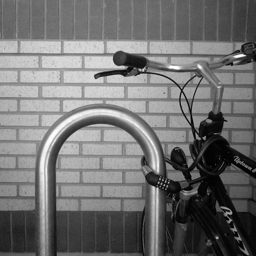
%> input picture DIP/NONLINEAR FILTERING/croppedBike.png, 256 x 256 px
$ octave Nonlinear_Filtering.m   (GNU Octave 9; MATLAB toolbox functions it lacks are replaced by stand-ins)
%> lines starting %> are read from the running program, lines starting %| are printed output that depends on the picture
### DIP/NONLINEAR FILTERING/soft_coring.m
function y = soft_coring(x,gamma,tau,scaling)

y = x .* (1 - exp(-((abs(x)./tau).^gamma)));
y = scaling * y;

### DIP/NONLINEAR FILTERING/Nonlinear_Filtering.m
% EE368/CS232 Digital Image Processing
% Bernd Girod
% Department of Electrical Engineering, Stanford University

% Script by Qiyuan Tian and David Chen
% Nonlinear noise reduction/sharpening

clear, clc; % close all;

% Load test image
img = double(imread('croppedBike.png'));
%> img: size 256x256 double; min 0, max 255, mean 113.2; mean of the top-left, top-right, bottom-left and bottom-right quarters 155.5, 117, 117.8, 62.5
% img = double(imread('cman.tif'));
figure(1); imshow(img,[0 255]); title('Original Image');

% Blur the image
kernel_avg = [1 2 1]' * [1 2 1];
kernel_avg = kernel_avg / sum(kernel_avg(:));
img = imfilter(img,kernel_avg,'replicate','conv');
figure(2); imshow(img,[0 255]); title('Blurred Image');
imwrite(uint8(img),'Nonlinear_Filtering_blurred.tif');

% Add noise
noise_var = 16;
noise = (rand(size(img))-0.5)/sqrt(1/12)*sqrt(noise_var);
img = img + noise;
figure(3); imshow(img,[0 255]); title('Blurry Noisy Image');
imwrite(uint8(img),'Nonlinear_Filtering_blurred_noisy.tif');

img_low = imfilter(img,kernel_avg,'replicate','conv');
img_low_low = imfilter(img_low,kernel_avg,'replicate','conv');

% Generate high-pass-filtered images
kernel1 = [-0.5 1 -0.5]; kernel1 = kernel1 / sum(abs(kernel1(:)));
kernel2 = [-0.5; 1; -0.5]; kernel2 = kernel2 / sum(abs(kernel2(:)));
kernel3 = [-0.5 0 0; 0 1 0; 0 0 -0.5]; kernel3 = kernel3 / sum(abs(kernel3(:)));
kernel4 = [0 0 -0.5; 0 1 0; -0.5 0 0]; kernel4 = kernel4 / sum(abs(kernel4(:)));
H1 = imfilter(img,kernel1,'replicate','conv');
H2 = imfilter(img,kernel2,'replicate','conv');
H3 = imfilter(img,kernel3,'replicate','conv');
H4 = imfilter(img,kernel4,'replicate','conv');

% Parameters for soft coring
gamma = 2;
tau = 10;
scaling = 3;

% Show soft coring function
figure(4); clf; set(gcf, 'Color', 'w');
h = plot(-100:0.5:100,soft_coring(-100:0.5:100,gamma,tau,scaling),'r','linewidth',3);
set(h, 'LineSmoothing', 'on');
hold on;
% [4 lines of commented-out code are left out]
axis([-100 100 -300 300]); axis square;
hold on; plot(zeros(1,601),[-300:300],'k','linewidth',1);
hold on; plot([-100:100],zeros(1,201),'k','linewidth',1);
set(gca,'FontSize',12,'XTick',[-50:10:50]);
axis equal;
axis([-50 50 -50 50]);
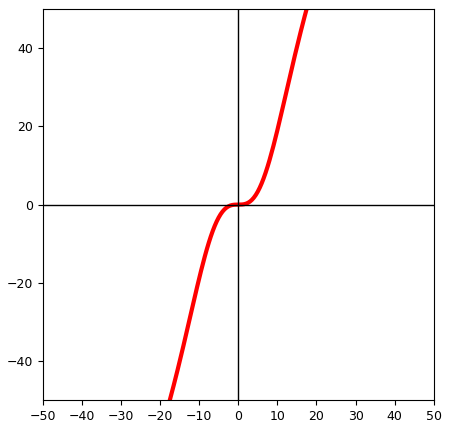
%> figure redrawn from the program's plot data; curve peaks at x = 100, y = 300, above the top of the axes

% Perform soft coring on high-pass images
H1t = soft_coring(H1,gamma,tau,scaling);
H2t = soft_coring(H2,gamma,tau,scaling);
%> call 3 of soft_coring, with gamma = 2, tau = 10, scaling = 3
%> in soft_coring (call 3), `y = x .* (1 - exp(-((abs(x)./tau).^gamma)));`:
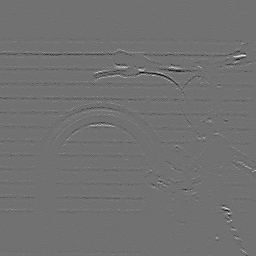
%> y: size 256x256 double; min -21.39, max 26.68, mean 0; drawn with min black and max white
H3t = soft_coring(H3,gamma,tau,scaling);
H4t = soft_coring(H4,gamma,tau,scaling);

% Generate the denoised and sharpened image
alpha = 0.5;
img1 = img - (H1+H2+H3+H4)*alpha + (H1t+H2t+H3t+H4t)*alpha;
imwrite(uint8(img1),'Nonlinear_Filtering_denoised_sharpened.tif');
img2 = img - (H1+H2+H3+H4)*alpha + (H1t+H2t+H3t+H4t)*0/9;
imwrite(uint8(img2),'Nonlinear_Filtering_denoised_blurred.tif');
img3 = img - (H1+H2+H3+H4)*0/9 + (H1+H2+H3+H4)*alpha;
imwrite(uint8(img3),'Nonlinear_Filtering_noisy_sharpened.tif');
figure(5); imshow(img1,[0 255]); title('Denoised and Sharpened');
figure(6); imshow(img2,[0 255]); title('Lowpass Filtered')
figure(7); imshow(img3,[0 255]); title('Sharpened');

% Save high pass results
max_value = max(log(abs([H1t(:); H2t(:); H3t(:); H4t(:)])));
%> max_value = 4.73
imwrite(uint8(log(abs(H1))/max_value*255),'H1.tif');
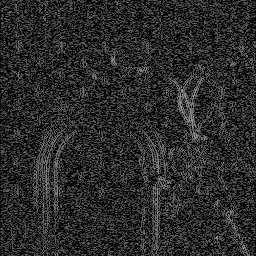
%> saved as H1.tif: size 256x256 uint8; min 0, max 167, mean 39.5
imwrite(uint8(log(abs(H2))/max_value*255),'H2.tif');
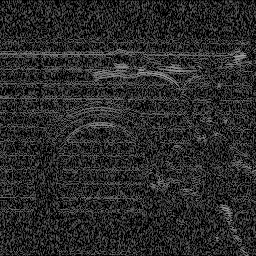
%> saved as H2.tif: size 256x256 uint8; min 0, max 177, mean 41.5
imwrite(uint8(log(abs(H3))/max_value*255),'H3.tif');
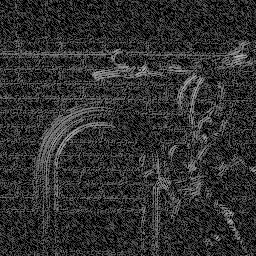
%> saved as H3.tif: size 256x256 uint8; min 0, max 185, mean 47.4
imwrite(uint8(log(abs(H4))/max_value*255),'H4.tif');
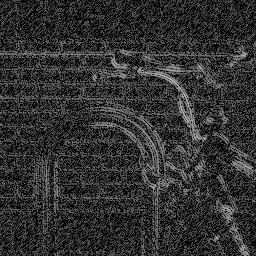
%> saved as H4.tif: size 256x256 uint8; min 0, max 196, mean 48.4
imwrite(uint8(log(abs(H1t))/max_value*255),'H1t.tif');
imwrite(uint8(log(abs(H2t))/max_value*255),'H2t.tif');
imwrite(uint8(log(abs(H3t))/max_value*255),'H3t.tif');
imwrite(uint8(log(abs(H4t))/max_value*255),'H4t.tif');
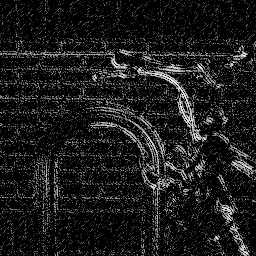
%> saved as H4t.tif: size 256x256 uint8; min 0, max 255, mean 26.7
